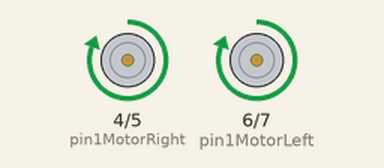
This program was run on a simulated Arduino Uno, built with avr-gcc and run on an emulated ATmega328P. Parts: motor-driver pin pairs drawn as motors (green arrow = first pin HIGH = forward, orange = second pin HIGH = backward, longer = more drive).

Above: at 1.5 s.
At 5.5 s:
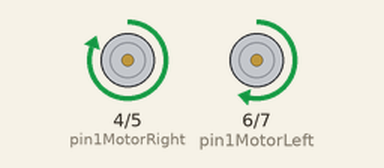
At 8.5 s:
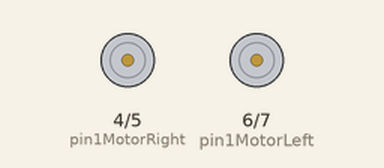
Timing chart, 0 to 13.0 s (numbered marks = the images above):
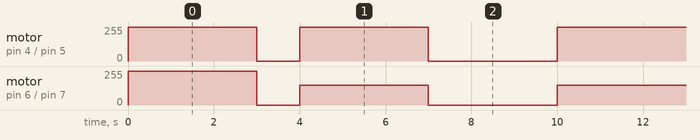

The program:

main.cpp
```cpp
#include <Arduino.h>
#include <DriverPonteH.h>

// Digital Pin
#define pin1MotorLeft 6
// Digital Pin PWM
#define pin2MotorLeft 7
// Digital Pin
#define pin1MotorRight 4
// Digital Pin PWM
#define pin2MotorRight 5

void setup() {
    MotorSetup(pin1MotorRight, pin2MotorRight, pin1MotorLeft, pin2MotorLeft);
}

void loop() {

    MotorLeft.Forward();
    MotorRight.Forward();
    delay(3000);

    MotorLeft.Stop();
    MotorRight.Stop();
    delay(500);

    MotorLeft.Speed(150);
    MotorRight.Speed(150);
    delay(500);

    MotorLeft.Forward();
    MotorRight.Forward();
    delay(3000);

    MotorLeft.Stop();
    MotorRight.Stop();
    delay(3000);

}
```

DriverPonteH.h
```cpp
#include <Arduino.h>


class DCMotor {

    int MotorSpeed = 255, pin1, pin2;

    public:

    // Pinout é o método para a declaração dos pinos que vão controlar o objeto motor
    void Pinout(int in1, int in2) {
        pin1 = in1;
        pin2 = in2;
        pinMode(pin1, OUTPUT);
        pinMode(pin2, OUTPUT);
    }

    // Forward é o método para fazer o motor girar para frente
    void Forward() {
        analogWrite(pin1, MotorSpeed);
        digitalWrite(pin2, LOW);
    }

    // Backward é o método para fazer o motor girar para trás
    void Backward() {
        digitalWrite(pin1, LOW);
        analogWrite(pin2, MotorSpeed);
    }

    // Stop é o metodo para fazer o motor ficar parado.
    void Stop() {
        digitalWrite(pin1, LOW);
        digitalWrite(pin2, LOW);
    }

    // Speed é o método para alterar a velocidade.
    void Speed(int Speed) {
        MotorSpeed = Speed;
    }

};

DCMotor MotorLeft, MotorRight;

void MotorSetup(int pin1MotorRight, int pin2MotorRight, int pin1MotorLeft, int pin2MotorLeft);
void MotorSetup(int pin1MotorRight, int pin2MotorRight, int pin1MotorLeft, int pin2MotorLeft) {

    MotorLeft.Pinout(pin1MotorLeft, pin2MotorLeft);
    MotorRight.Pinout(pin1MotorRight, pin2MotorRight);

    MotorLeft.Stop();
    MotorRight.Stop();

}
```

Measured:
- by itself, motor on pin 6 (pin1MotorLeft) / pin 7 (pin2MotorLeft): repeats every 10.0 s: stopped 1.0 s, forward 150/255 3.0 s, stopped 3.0 s, forward 150/255 3.0 s
- by itself, motor on pin 4 (pin1MotorRight) / pin 5 (pin2MotorRight): repeats every 10.0 s: stopped 1.0 s, forward 255/255 3.0 s, stopped 3.0 s, forward 255/255 3.0 s
